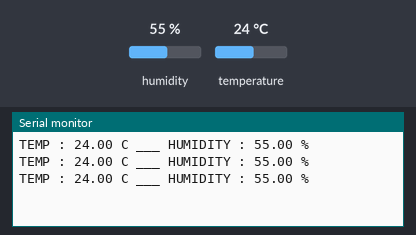
This sketch was run on a simulated ESP32. Parts: the last lines printed to the serial monitor. The inputs (shaded band) are chosen by the test bench; at power-on: humidity 55 %, temperature 24 °C.

Above: at 2.8 s.
2.9 s: humidity set to 22 %
At 4.8 s:
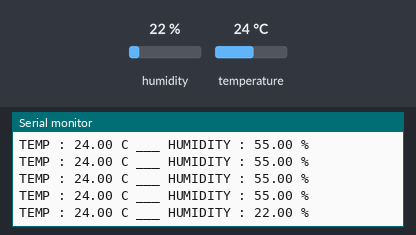
5.6 s: temperature set to 12 °C
At 6.5 s:
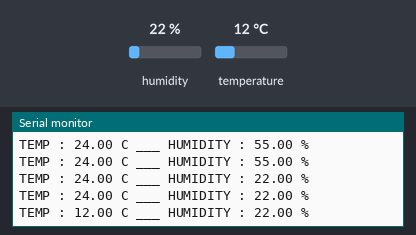
8.3 s: humidity set to 40 %
At 9.8 s:
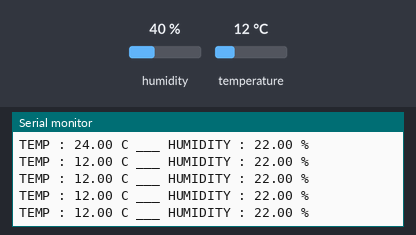
Timing chart, 0 to 11.3 s (numbered marks = the images above; inputs shaded):
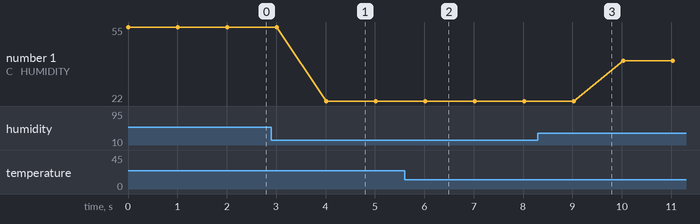

The sketch:

HT-ESP32.ino
```cpp
// Including the package of the sensor
#include <DHT.h>
DHT dht(17,DHT22);

void setup() {
  // begin to measure
  dht.begin();
  //delay(1000);
  Serial.begin(9600);
}

void loop() {
// defining two variables
// the first one is for temperature
// and the second is for hummidity
float Temp_value=dht.readTemperature();
float Humidity_value=dht.readHumidity();

// outputing by printing the results
// on the serial monitor in the IDE
// temperature is measured with C
Serial.print("TEMP : ");
Serial.print(Temp_value);
Serial.print(" C ");
// hummidity is measured in percentage %
Serial.print("___ HUMIDITY : ");
Serial.print(Humidity_value);
Serial.print(" % ");
Serial.println("");
// giving some delay between two records
delay(1000);

}
```

Measured:
- after the input at 2.9 s, the serial monitor: prints a new line after 1.1 s (image 1)
- after the input at 5.6 s, the serial monitor: prints a new line after 0.42 s (image 2)
- plotted number 1: 55 → 22 after the input at 2.9 s, 22 → 40 after the input at 8.3 s
